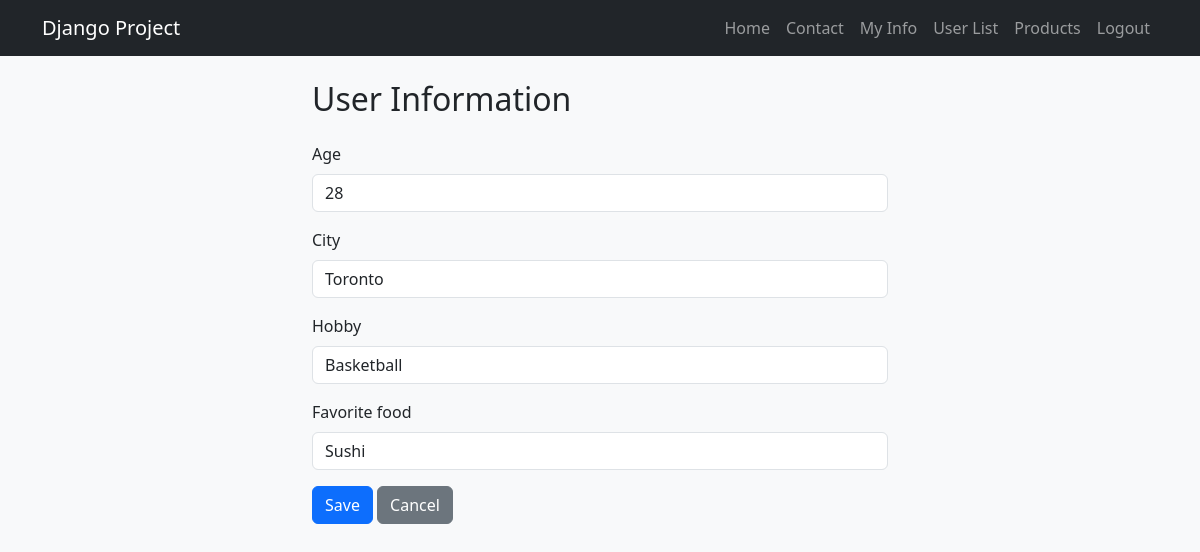
Page /users/update/5/ (signed in) on the committed database.
### main_app/models.py (models this page shows, shortened)
class UserInfo(models.Model):
    user = models.OneToOneField(User, on_delete=models.CASCADE)
    age = models.IntegerField()
    city = models.CharField(max_length=100)
    hobby = models.CharField(max_length=100)
    favorite_food = models.CharField(max_length=100)

### main_app/views.py (the view)
# urls.py: path('users/update/<int:pk>/', views.user_update, name='user_update'),
@login_required
def user_update(request, pk):
    user_info = get_object_or_404(UserInfo, pk=pk)
    if request.user != user_info.user and not request.user.is_superuser:
        raise PermissionDenied  # returns HTTP 403
    if request.method == "POST":
        form = UserInfoForm(request.POST, instance=user_info)
        if form.is_valid():
            form.save()
            messages.success(request, "User information updated successfully.")
            return redirect("user_list")  # or redirect to 'user_form' or a detail page
    else:
        form = UserInfoForm(instance=user_info)
    return render(request, "user_form.html", {"form": form})

### main_app/forms.py
class UserInfoForm(forms.ModelForm):
    class Meta:
        model = UserInfo
        fields = ["age", "city", "hobby", "favorite_food"]

### main_app/templates/user_form.html (shortened to what this page needs)
{% extends "base.html" %}
{% load widget_tweaks %}
{% block content %}
<div class="container mt-4" style="max-width: 600px;">
  <h2 class="mb-4">User Information</h2>
  <form method="post" class="needs-validation">
    {% for field in form %}
      <div class="mb-3">
        <label class="form-label">{{ field.label }}</label>
        {{ field|add_class:"form-control" }}
      </div>
    {% endfor %}
    <button type="submit" class="btn btn-primary">Save</button>
    <a href="{% url 'user_list' %}" class="btn btn-secondary">Cancel</a>
  </form>
</div>
{% endblock %}

### rows in the picture
UserInfo: form "28" "Toronto" "Basketball" "Sushi"

### other values in the picture
{{ field.label }} "Age" "City" "Hobby" "Favorite food"
